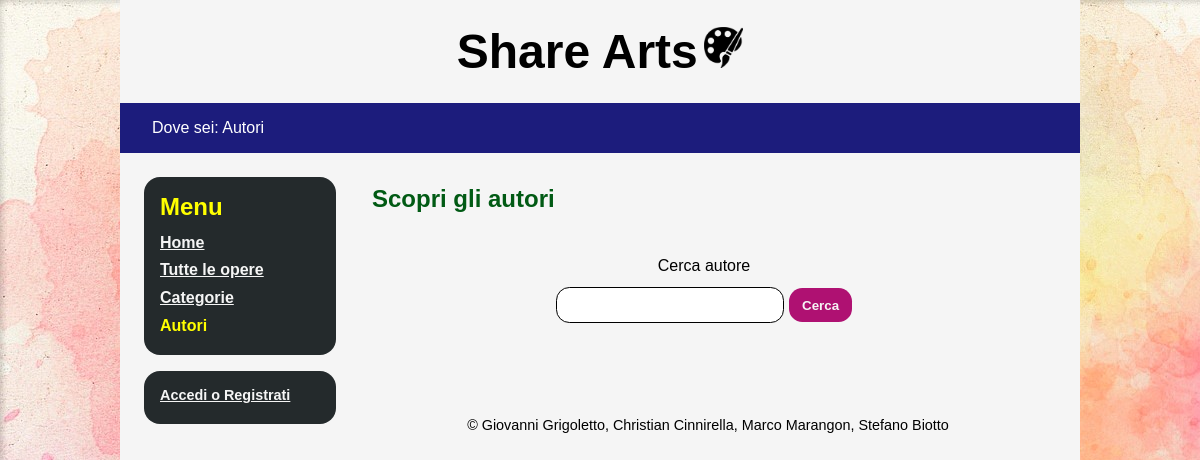
/autori.php, run on an earlier commit of the app's database.
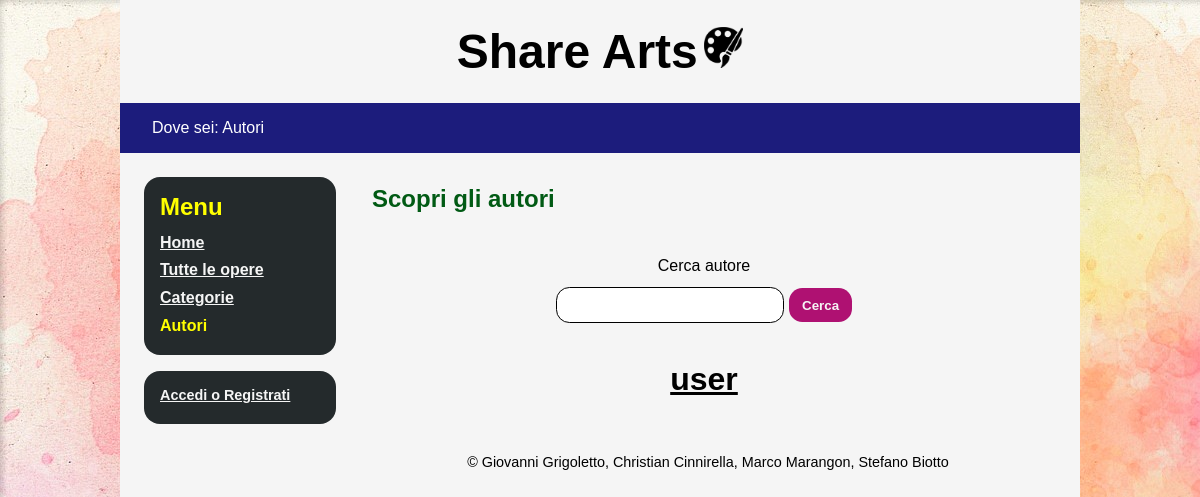
And on a later commit of the database.
### tables this page shows
CREATE TABLE autore (
  id          INT AUTO_INCREMENT PRIMARY KEY,
  password    VARCHAR(64) NOT NULL,
  username    VARCHAR(30) NOT NULL,
  bio         VARCHAR(2000),
  segnalato   BOOLEAN NOT NULL,
  isAdmin     BOOLEAN NOT NULL
);

### includes/DB.php (called while the page is built, shortened)
<?php
class DB extends mysqli{
	public function getAutori(){
		$sql = "SELECT * FROM autore WHERE isAdmin=false AND segnalato=false ORDER BY username";
		$query = $this->prepare($sql);
		$query->execute();
		$result = $query->get_result();
		if($result->num_rows === 0) return NULL;
		$rec = array();
		while ($row = $result->fetch_assoc())
			{
				$rec[] = $row;
			}
		return $rec;
	}
}

### autori.php (the view, shortened to what this page needs)
<?php
require_once('includes/DB.php');
$db = new DB();
$admin = false;
$page_head = file_get_contents('includes/head.html');
$page_body = file_get_contents('includes/body.html');
$page_head = str_replace("<scripts />", "", $page_head);
$login_button = file_get_contents('includes/login_button.html');
$profile_button = file_get_contents('includes/usr_zone_logged.html');
if(isset($_SESSION['user_id']))
{
    if ($admin == true) {
        $admin_button = file_get_contents('includes/usr_zone_admin.html');
        $admin_button = str_replace("<tab1 />", "4", $admin_button);
        $admin_button = str_replace("<tab2 />", "5", $admin_button);
        $page_body = str_replace("<utente />",  $admin_button, $page_body);
    }
    else {
        $profile_button = str_replace("<id_aut />", $_SESSION['user_id'], $profile_button);
        $profile_button = str_replace("<tab1 />", "4", $profile_button);
        $profile_button = str_replace("<tab2 />", "5", $profile_button);
        if(!isset($_GET['id']) || (isset($_GET['id']) && $_SESSION['user_id'] != $_GET['id']))
        {$page_body = str_replace("<utente />", $profile_button, $page_body);}
    }
}
else
{
    $login_button = str_replace("<tab />", "4", $login_button);
    $page_body = str_replace("<utente />",$login_button, $page_body);
}
$counter = 2;
if (!isset($_GET['id'])){
    $title = 'Autori - Share Arts';
    $page_head = str_replace("<titolo />", $title, $page_head);
    $page_head = str_replace("<page_description/>", "Elenco degli autori presenti nel sito", $page_head);
    $page_head = str_replace("<keywords/>", "arte, opera, selezione, esplorare, autori", $page_head);
    $page_head = str_replace("<metatitle/>", $title, $page_head);
    $page_body = str_replace("<tab1 />", $counter++, $page_body);
    $page_body = str_replace("<tab2 />", $counter++, $page_body);
    $page_body = str_replace("<tab3 />", $counter++, $page_body);
    $content = file_get_contents('includes/autori_list.html');
    if(isset($_GET['trova_autore']) && !empty($_GET['autore']))
    {
        $link = file_get_contents('includes/link.html');
        $link = str_replace("<path />", "autori.php", $link);
        $link = str_replace("<nome_link />", "Autori", $link);
        $link = str_replace("<tab />", "1", $link);
        $page_body = str_replace("<breadcrumb />", $link . " > Ricerca: " . $_GET['autore'], $page_body);
        $page_body = str_replace("<tab4 />", $counter++, $page_body);
        if(isset($_SESSION['user_id'])) {
            $auth = $db->getAutoreById($_SESSION['user_id']);
            if ($auth['isAdmin']) {
                $admin_button = file_get_contents('includes/usr_zone_admin.html');
                $admin_button = str_replace("<tab1 />", $counter++, $admin_button);
                $admin_button = str_replace("<tab2 />", $counter++, $admin_button);
                $page_body = str_replace("<utente />",  $admin_button, $page_body);
            }
            else {
                $profile_button = str_replace("<id_aut />", $_SESSION['user_id'], $profile_button);
                $profile_button = str_replace("<tab1 />", $counter++, $profile_button);
                $profile_button = str_replace("<tab2 />", $counter++, $profile_button);
                $page_body = str_replace("<utente />",  $profile_button, $page_body);
            }
        }
        else {
            $login_button = str_replace("<tab />", $counter++, $login_button);
            $page_body = str_replace("<utente />",$login_button, $page_body);
        }
        if (isset($_SESSION['user_id'])) {
            $autori = $db->getAutoriS($_GET['autore'],$_SESSION['user_id']);
        }
        else {
            $autori = $db->getAutoriS($_GET['autore']);
        }
        if (empty($autori)) {
            $no_result = file_get_contents('includes/ricerca_autori_no_results.html');
            $no_result = str_replace("<tab_nores />", "12", $no_result);
            $content.= $no_result;
        }
    }
    else
    {
    $page_body = str_replace('<li><a href="autori.php" tabindex="<tab4 />">Autori</a></li>', '<li>Autori</li>', $page_body);
        if (isset($_SESSION['user_id'])) {
            $autori = $db->getAutoriLogged($_SESSION['user_id']);
        }
        else {
            $autori = $db->getAutori();
        }
    }
    if(isset($_GET['trova_autore']) && !empty($_GET['autore']))
    {
        $content = str_replace("<cercato/>", " risultati per ".htmlentities($_GET['autore']), $content);
    }
    else
    {
        $content = str_replace("<cercato/>", "", $content);
    }
    $page_body = str_replace("<breadcrumb />", "Autori", $page_body);
    $lista_autori = '';
    if($autori != null) {
        $counter = 12;
        foreach($autori as $autore){
            $aut = file_get_contents('includes/nome_autore_inlist.html');
            $aut = str_replace("<username />", $autore['username'], $aut);
            $aut = str_replace("<id_aut />", $autore['id'], $aut);
            $aut = str_replace("<tab />", $counter, $aut);
            $lista_autori .= $aut;
            $counter++;
    }
    $content = str_replace("<authors/>", $lista_autori, $content);
    }
    else
    {
    $content = str_replace("<authors/>", "<li/>", $content);
    }
}
$page_body = str_replace('<content />', $content, $page_body);
echo $page_head  . $page_body  ;
?>

### css/desktop.css (style rules this page uses)
* { padding: 0; border: 0; margin: 0; font-family: Verdana, Geneva, sans-serif; }
html { background-image: url("../img/background.jpg"); }
body { background-color: #f5f5f5; margin: 0 10%; min-height: 100vh; height: auto; }
#titolone { padding: 1em; font-size: 1.5em; text-align: center; }
#titolone h1 { display: inline-block; }
#titolone img { height: 1.7em; }
#breadcrumb { background-color: rgb(28, 28, 124); color: white; padding: 1em; padding-left: 2em; }
#contenuto { margin: 2em; margin-left: 15em; }
.titolo_sezione { font-size: 1.5em; font-weight: bold; color: rgb(1, 90, 20); padding: 0 0 0.5em 0.5em; }
.box { margin: 0.5em; padding: 1em; background-color: rgb(36, 42, 44); font-weight: bold; color: yellow; border-radius: 1em; }
#usr_zone { margin-top: 1em; }
#navigator { float: left; padding: 1em 0 0 1em; width: 13em; }
#navigator a:link { color: whitesmoke; }
#menubox ul { list-style-type: none; padding-top: 0.5em; }
#menubox li { padding: 0.3em 0; }
.submit_button { background-color: rgb(175, 17, 114); padding: 0.7em 1em; margin: 1em 0; color: whitesmoke; font-weight: bold; cursor: pointer; border-radius: 1em; }
#usr_zone a { color: white; }
#loggati { font-size: 0.9em; }
#usr_zone ul { list-style-type: none; }
#usr_zone li { padding-bottom: 0.3em; }
.elenco ul { padding-top: 1em; text-align: center; list-style-type: none; }
.elenco li { padding: 0.3em; font-size: 2em; font-weight: bold; }
.elenco a:link { color: black; }
.ricerca { text-align: center; padding-top: 2em; }
.banner_cerca { padding: 0.7em 1em; border-radius: 1em; width: 15em; border-style:solid; border-color: black; border-width: 0.1em; }
.cerca { display: block; }
#lista_autori li { color: black; }
#footer { text-align: center; padding: 1em; margin-bottom: 0; font-size: 0.9em; margin-left: 15em; }

### css/mobile.css (style rules this page uses)
html { background-image: none; }
body { background-color: #fafafa; margin: 0; }
#titolone { padding: 1em; font-size: 1em; text-align: center; }
#breadcrumb { padding: 0.6em; font-size: 0.8em; }
#navigator { float: none; text-align: center; padding: 0; width: auto; }
#contenuto { margin: 1em; text-align: center; }
.titolo_sezione { font-size: 1.5em; padding: 0 0 1em 0; }
#footer { margin-left: 0; }

### css/print.css (style rules this page uses)
* { padding: 0; border: 0; margin: 0; font-family:Georgia, 'Times New Roman', Times, serif; }
html { background-image: none; }
body { background-color: #fafafa; margin: 0; min-height: 100vh; height: auto; }
#titolone { padding: 1em; font-size: 0.8em; text-align: center; }
#titolone h1 { display: inline-block; }
#titolone img { height: 1em; }
#breadcrumb { display: none; }
#contenuto { margin: 2em; }
.cerca { display: none; }
.box { margin: 1em; padding: 1em; background-color: rgb(0, 110, 0); font-weight: bold; color: rgb(231, 255, 94); border-radius: 1em; }
#usr_zone { margin-top: 1em; }
#navigator { display: none; }
#menubox a { color: whitesmoke; }
#menubox ul { list-style-type: none; padding-top: 0.5em; }
#menubox li { padding: 0.3em 0; }
.titolo_sezione { font-size: 1.5em; font-weight: bold; color: rgb(138, 0, 138); padding: 0 0 1em 0.5em; }
.elenco ul { padding-top: 1em; text-align: center; list-style-type: none; font-size: 2em; font-weight: bold; }
.elenco li { padding: 0.3em; }
.elenco a { color: black; }
.submit_button { display: none; }
#footer { display: none; }

What changed in the data, as far as the page shows it:
added autore: username "user"
